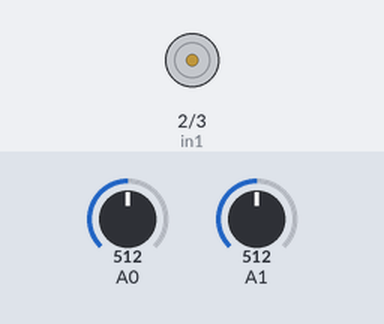
The sketch below on a simulated Arduino Uno, built with avr-gcc and run on an emulated ATmega328P. On the bench: motor-driver pin pairs drawn as motors (green arrow = first pin HIGH = forward, orange = second pin HIGH = backward, longer = more drive, scaled by the enable pin). Inputs (shaded band) come from the test bench; at power-on: A1 = 512, A0 = 512.

Above: at 1.2 s.
1.3 s: A1 set to 852
3.2 s: A1 set to 882
At 5.4 s:
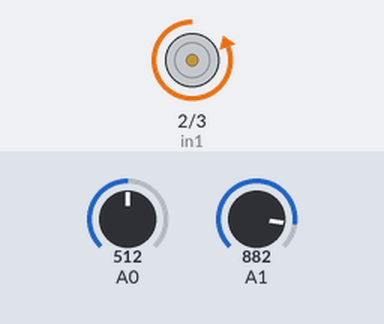
Timing chart, 0 to 16.5 s (numbered marks = the images above; inputs shaded):
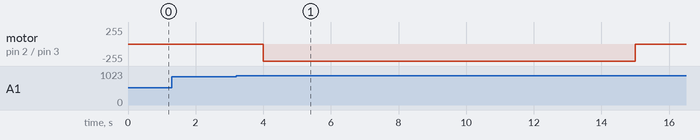

Measured:
- the behaviour switches between 869 and 870 on A1 (found by bisection; images 0 and 1)
- after the input at 1.3 s, every drawn part: stays the same
- after the input at 3.2 s, motor on pin 2 (in1) / pin 3 (in2): stopped → backward 255/255 after 0.80 s, → stopped 11.0 s later

The sketch:

stem.ino
```cpp
int ena =6; // pin that l298n connected to (can be change depened on pin connected)
int enb = 7;
int in1 =2;
int in2 = 3;
int lightsensor,rainsensor,check0,check1;
int check[] = {check0,check1};
void motorstop()// motor function
{
  digitalWrite(in1,LOW);// change from 0 volt to 5 volt
  digitalWrite(in2,LOW);
}
void motorrundown()
{
   digitalWrite(in1,LOW);
  digitalWrite(in2,HIGH);
  analogWrite(ena,255);//motor speed that connect in enable a pin
  delay(10000);// run time in millisecond
}
void motorrunup()
{
  digitalWrite(in1,HIGH);
  digitalWrite(in2,LOW);
  analogWrite(ena,255);// motor speed
  delay(10000);
}
void setup() {
 Serial.begin(9600);
 rainsensor= analogRead(A0);
lightsensor =analogRead(A1);
if(rainsensor <=470 && lightsensor >= 870)
{check0=1; motorrundown(); }
else if (rainsensor <= 470 && lightsensor <500 )
{check0=1; motorrundown(); }
else if (rainsensor >=470 && lightsensor >=870)
{check0=1; motorrundown();}
else
{check0=0;}
 pinMode(in1,OUTPUT);// it return to be output
 pinMode(in2,OUTPUT);
 pinMode(ena,OUTPUT);
}
void loop() {
 rainsensor= analogRead(A0);
lightsensor =analogRead(A1);
if(rainsensor <=470 && lightsensor >= 870)
{ check1 = 1;// rain and dark
}else if (rainsensor <= 470 && lightsensor <500 )
{
  check1 = 1;
  }else if (rainsensor >=470 && lightsensor >=870)
  {
    check1 = 1; // not rain dark
  }
else
{
 check1 = 0; // not rain and sun
}
  if(check0==check1)
  {
  motorstop();
  }else
  {
    if(check1==1)
    {
      motorrundown();
    }if(check1==0)
    {
      motorrunup();
    }
  }
  check0 = check1;
  delay(1000);
  }
```
